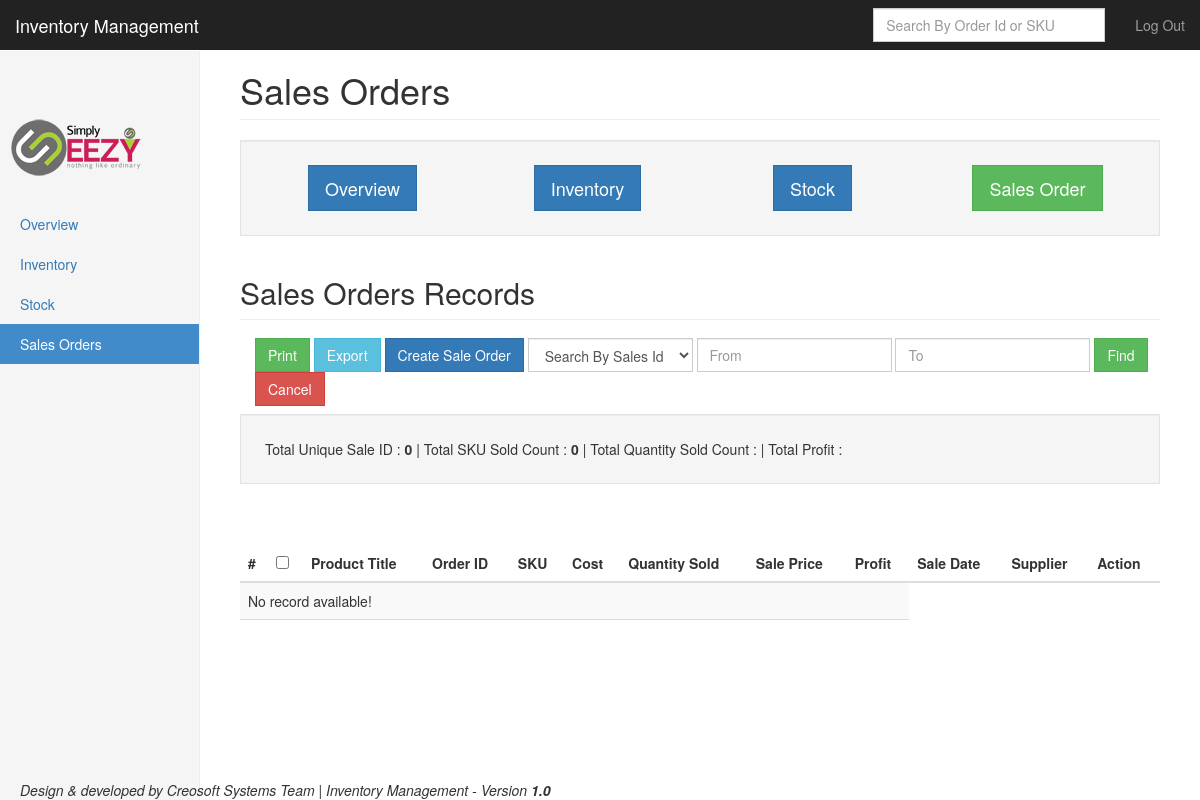
Page /sales.php (signed in) on the earlier database version.
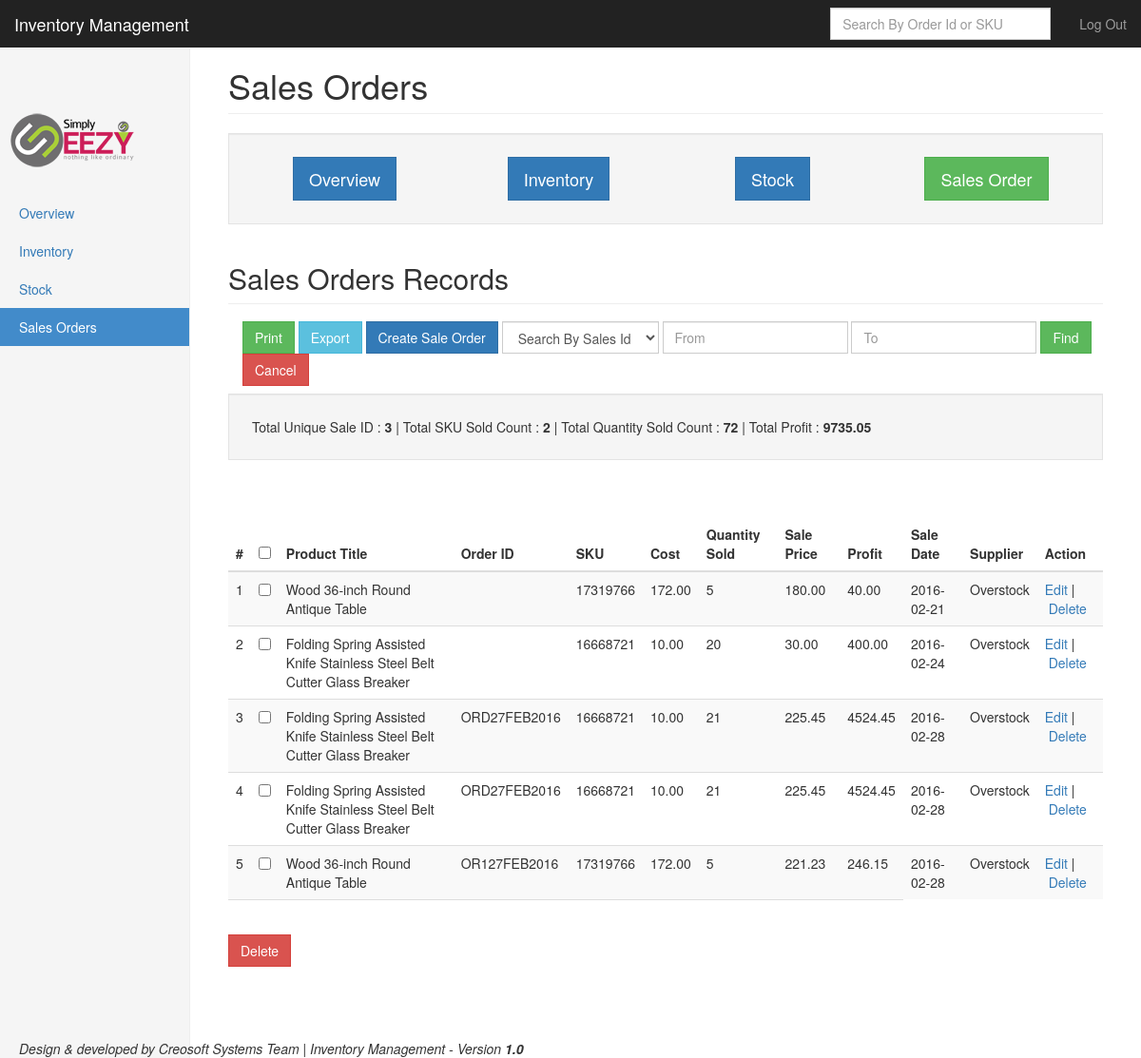
Same page on the later database version.
### tables this page shows
CREATE TABLE IF NOT EXISTS `sales` (
  `id` int(11) NOT NULL AUTO_INCREMENT,
  `sale_id` varchar(50) NOT NULL,
  `order_id` varchar(150) NOT NULL,
  `sku` varchar(100) NOT NULL,
  `title` varchar(250) NOT NULL,
  `supplier` varchar(250) NOT NULL,
  `cost_price` decimal(10,2) NOT NULL DEFAULT '0.00',
  `sale_price` decimal(10,2) NOT NULL DEFAULT '0.00',
  `quantity_purchased` int(11) DEFAULT NULL,
  `profit_retained` decimal(10,2) NOT NULL DEFAULT '0.00',
  `sale_date` date NOT NULL,
  `date_added` datetime NOT NULL,
  `date_modified` datetime NOT NULL,
  `status` int(11) NOT NULL DEFAULT '1',
  PRIMARY KEY (`id`),
  KEY `sku` (`sku`)
);

### sales.php (the view, shortened to what the changed rows need)
<?php
include('db.php');
$limit = 10;
if (isset($_GET["page"])) { $page  = $_GET["page"]; } else { $page=1; };
$start_from = ($page-1) * $limit;
$qInv = (isset($_REQUEST['searchSales']))?$_REQUEST['searchSales']:'';
$from_date = (isset($_REQUEST['from_date']))?urldecode($_REQUEST['from_date']):'';
$to_date = (isset($_REQUEST['to_date']))?urldecode($_REQUEST['to_date']):'';
$sale_id = (isset($_REQUEST['sale_id']))?$_REQUEST['sale_id']:'';
$selectInvSql = "";
if(!empty($from_date) && !empty($to_date)){
	$from_date_ymd = date("Y-m-d", strtotime($from_date));
	$to_date_ymd = date("Y-m-d", strtotime($to_date));
	$selectInvSql = "SELECT id, sale_id, order_id, title, sku, cost_price, quantity_purchased, sale_price, sale_date, supplier, profit_retained FROM sales WHERE sale_date BETWEEN '".$from_date_ymd."' AND '".$to_date_ymd."' LIMIT $start_from, $limit";
}else if(!empty($qInv)){
	$selectInvSql = "SELECT id, sale_id, order_id, title, sku, cost_price, quantity_purchased, sale_price, sale_date, supplier, profit_retained FROM sales WHERE (sku LIKE '%".trim($qInv)."%' OR  order_id LIKE '%".trim($qInv)."%') LIMIT $start_from, $limit";
}else if(!empty($sale_id)){
	$selectInvSql = "SELECT id, sale_id, order_id, title, sku, cost_price, quantity_purchased, sale_price, sale_date, supplier, profit_retained FROM sales WHERE sale_id LIKE '%".$sale_id."%' LIMIT $start_from, $limit";
}else{
	$selectInvSql = "SELECT id, sale_id, order_id, title, sku, cost_price, quantity_purchased, sale_price, sale_date, supplier, profit_retained FROM sales LIMIT $start_from, $limit";
}
if(!empty($selectInvSql)){
	$selectInvSqlStatement = $myMySQLPDOCon->prepare($selectInvSql);
	$selectInvSqlParameter = array();
	$selectInvSqlStatement->execute($selectInvSqlParameter);
	$inventoryRecords = array();
	$inventoryRecords = $selectInvSqlStatement->fetchAll();
}
function getSaleCount($field){
	global $myMySQLPDOCon;
	$selectInvSql3 = "SELECT DISTINCT(`".$field."`) FROM sales";
	$selectInvSqlStatement3 = $myMySQLPDOCon->prepare($selectInvSql3);
	$selectInvSqlParameter3 = array();
	$selectInvSqlStatement3->execute($selectInvSqlParameter3);
	$inventoryRecords3 = $selectInvSqlStatement3->fetchAll();
	return count($inventoryRecords3);
}
function getSaleSum($field){
	global $myMySQLPDOCon;
	$selectInvSql3 = "SELECT SUM(`".$field."`) As total FROM sales";
	$selectInvSqlStatement3 = $myMySQLPDOCon->prepare($selectInvSql3);
	$selectInvSqlParameter3 = array();
	$selectInvSqlStatement3->execute($selectInvSqlParameter3);
	$inventoryRecords3 = $selectInvSqlStatement3->fetchAll();
	if(count($inventoryRecords3)>0){
		return $inventoryRecords3[0]["total"];
	}
	return 0;
}
	$total_records = 0;
	$selectInvSql4 = "SELECT count(*) AS total_record FROM sales";
	$selectInvSqlStatement4 = $myMySQLPDOCon->prepare($selectInvSql4);
	$selectInvSqlParameter4 = array();
	$selectInvSqlStatement4->execute($selectInvSqlParameter4);
	$inventoryRecords4 = $selectInvSqlStatement4->fetchAll();
	if(count($inventoryRecords4)>0){
		$total_records = $inventoryRecords4[0]["total_record"];
	}
?>
<!DOCTYPE html>
<html lang="en">
  <head>
    <link href="css/bootstrap.min.css" rel="stylesheet">
    <link href="css/ie10-viewport-bug-workaround.css" rel="stylesheet">
    <link href="css/dashboard.css" rel="stylesheet">
  </head>
  <body>
    <div class="container-fluid">
      <div class="row">
        <div class="col-sm-9 col-sm-offset-3 col-md-10 col-md-offset-2 main">
          <h1 class="page-header">Sales Orders</h1>
			<div class="row">
				<div class="col-sm-12">
				<h2 class="sub-header">Sales Orders Records</h2>
				</div>
			</div>
					<link rel="stylesheet" href="//code.jquery.com/ui/1.11.4/themes/smoothness/jquery-ui.css">
		<div class="row">
				<div class="col-sm-12">
					<div class="well well-lg">
						<?php if(empty($qInv)){?>
							Total Unique Sale ID : <strong><?php echo getSaleCount("sale_id"); ?></strong> | Total SKU Sold Count : <strong><?php echo getSaleCount("sku"); ?></strong> | Total Quantity Sold Count : <strong><?php echo getSaleSum("quantity_purchased"); ?></strong> | Total Profit : <strong><?php echo getSaleSum("profit_retained"); ?></strong>
						<?php }else{?>
							Total Product Sold : <?php echo getStatForSearchedResult("totalQuantitySold", $qInv); ?> | Total Profit : <?php echo getStatForSearchedResult("totalProfitRetained", $qInv); ?>
						<?php }?>
					</div>
				</div>
		</div>
			<br><br>
          <div class="table-responsive">
		   <div id="divToPrint" style="display:block;">
		   <form name="bulk_action_form" id="bulk_action_form" action="groupSalesDelete.php" method="post" onSubmit="return deleteConfirm();"/>
            <table class="table table-striped">
              <thead>
                <tr>
                  <th>#</th>
				  <th><input type="checkbox" name="select_all" id="select_all" value=""/></th>
                  <th>Product Title</th>
				  <th>Order ID</th>
                  <th>SKU</th>
                  <th>Cost</th>
                  <th>Quantity Sold</th>
				  <th>Sale Price</th>
				   <th>Profit</th>
			      <th>Sale Date</th>
				  <th>Supplier</th>
				  <th>Action</th>
                </tr>
              </thead>
			  <tbody>
			  <?php
			  $indx=1;
			  if(count($inventoryRecords)>0){
			  	foreach($inventoryRecords as $invRow){
				?>
					<tr>
					  <td><?php echo $indx;?></td>
					  <td align="center"><input type="checkbox" name="checked_id[]" class="checkbox" value="<?php echo $invRow['id']; ?>"/></td>
					  <td><?php echo $invRow["title"];?></td>
					  <td><?php echo strtoupper($invRow["order_id"]);?></td>
					  <td><?php echo strtoupper($invRow["sku"]);?></td>
					  <td><?php echo $invRow["cost_price"];?></td>
					  <td><?php echo $invRow["quantity_purchased"];?></td>
					  <td><?php echo $invRow["sale_price"];?></td>
					  <td><?php echo $invRow["profit_retained"];?></td>
					  <td><?php echo $invRow["sale_date"];?></td>
					  <td><?php echo $invRow["supplier"];?></td>
					  <td><a href="addSalesRecord.php?id=<?php echo $invRow["id"];?>">Edit</a>&nbsp;|&nbsp;<a onClick="javascript:confirmSalesDelete('<?php echo $invRow["id"];?>');" href="javascript:void(0)">Delete</a></td>
					</tr>
				<?php
				$indx++;
				}
			  }else{
			  ?>
                <tr>
                  <td colspan="9">No record available!</td>
                </tr>
			  <?php
			  }
			  ?>
			</tbody>
            </table>
			<?php if($total_records>1){?>
			<input type="submit" class="btn btn-danger" name="bulk_delete_submit" id="bulk_delete_submit" value="Delete"/>
			<?php } ?>
			<br><br>
			<table class="table table-striped">
			<thead>
			<tr>
			<td colspan="9">
			</td>
			</tr>
			</table>
			</div>
          </div>
        </div>
      </div>
    </div>
  </body>
</html>

Differences in the rows shown:
added sales: title "Wood 36-inch Round Antique Table", sku "17319766", cost_price "172.00", quantity_purchased "5", sale_price "180.00", profit_retained "40.00", sale_date "2016-02-21", supplier "Overstock"
added sales: title "Folding Spring Assisted Knife Stainless Steel Belt Cutter Glass Breaker", sku "16668721", cost_price "10.00", quantity_purchased "20", sale_price "30.00", profit_retained "400.00", sale_date "2016-02-24", supplier "Overstock"
added sales: title "Folding Spring Assisted Knife Stainless Steel Belt Cutter Glass Breaker", order "ORD27FEB2016", sku "16668721", cost_price "10.00", quantity_purchased "21", sale_price "225.45", profit_retained "4524.45", sale_date "2016-02-28", supplier "Overstock"
added sales: title "Folding Spring Assisted Knife Stainless Steel Belt Cutter Glass Breaker", order "ORD27FEB2016", sku "16668721", cost_price "10.00", quantity_purchased "21", sale_price "225.45", profit_retained "4524.45", sale_date "2016-02-28", supplier "Overstock"
added sales: title "Wood 36-inch Round Antique Table", order "OR127FEB2016", sku "17319766", cost_price "172.00", quantity_purchased "5", sale_price "221.23", profit_retained "246.15", sale_date "2016-02-28", supplier "Overstock"
Other differences:
getSaleCount("sale_id"): "0" → "3"
getSaleCount("sku"): "0" → "2"
getSaleSum("quantity_purchased"): (not shown) → "72"
getSaleSum("profit_retained"): (not shown) → "9735.05"
form field bulk_delete_submit: (not shown) → "Delete"
text no longer shown: "No record available!"
